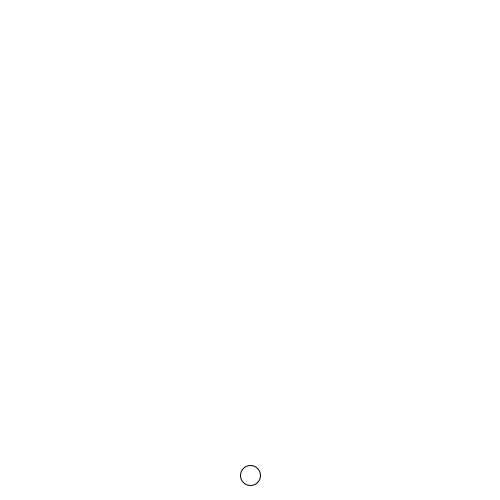
Frame 1 (no input)
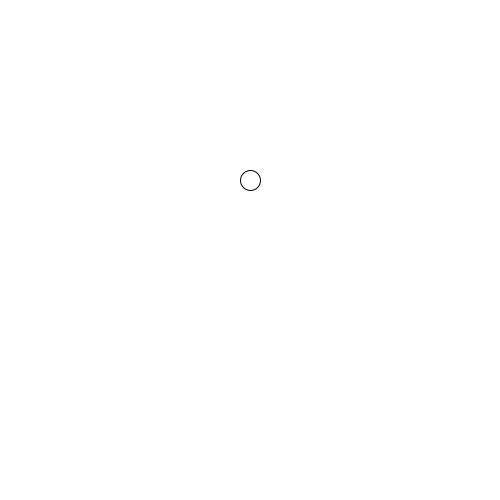
Frame 60 (the mouse pressed at the canvas centre just before this capture)
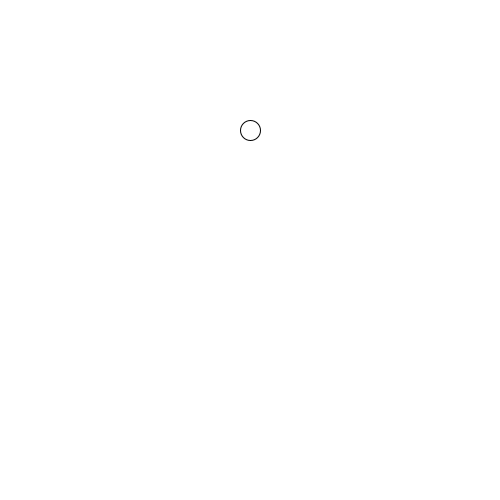
Frame 120 (the mouse held since frame 60 and released just before this capture)

The Processing sketch that drew these frames (run headless with seeded random() and noise(); from frame 60 on, the mouse is pressed at the canvas centre):

// Processing sketch: processing_66711
// ── processing_66711.pde

int goVer=480;
boolean hit=false;
void setup()
{
  size(500,500);
}

void draw()
{
  if(!hit)
  {
   background(255);
    if(goVer == 10)
    {
    hit = true;
    }
  goVer -= 5; 
  ellipse(250,goVer,20,20);
  }
  else
  {
    background(255);
    if(goVer == 480)
    {
      hit=false;
    }
    goVer += 5;
    ellipse(250,goVer,20,20);
  }
}
